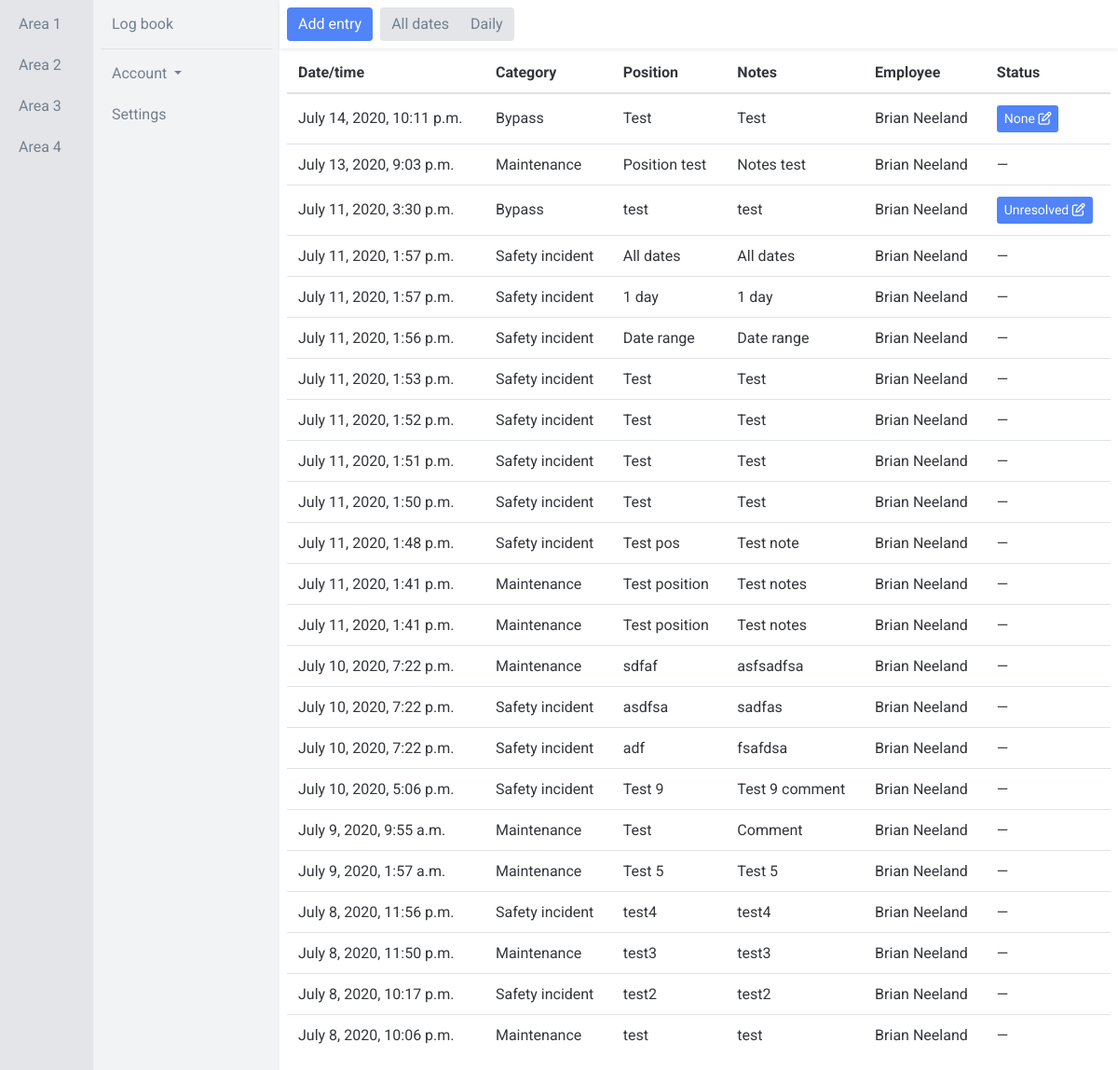
Before: /app/area-1/log-1 (signed in) with the older database file.
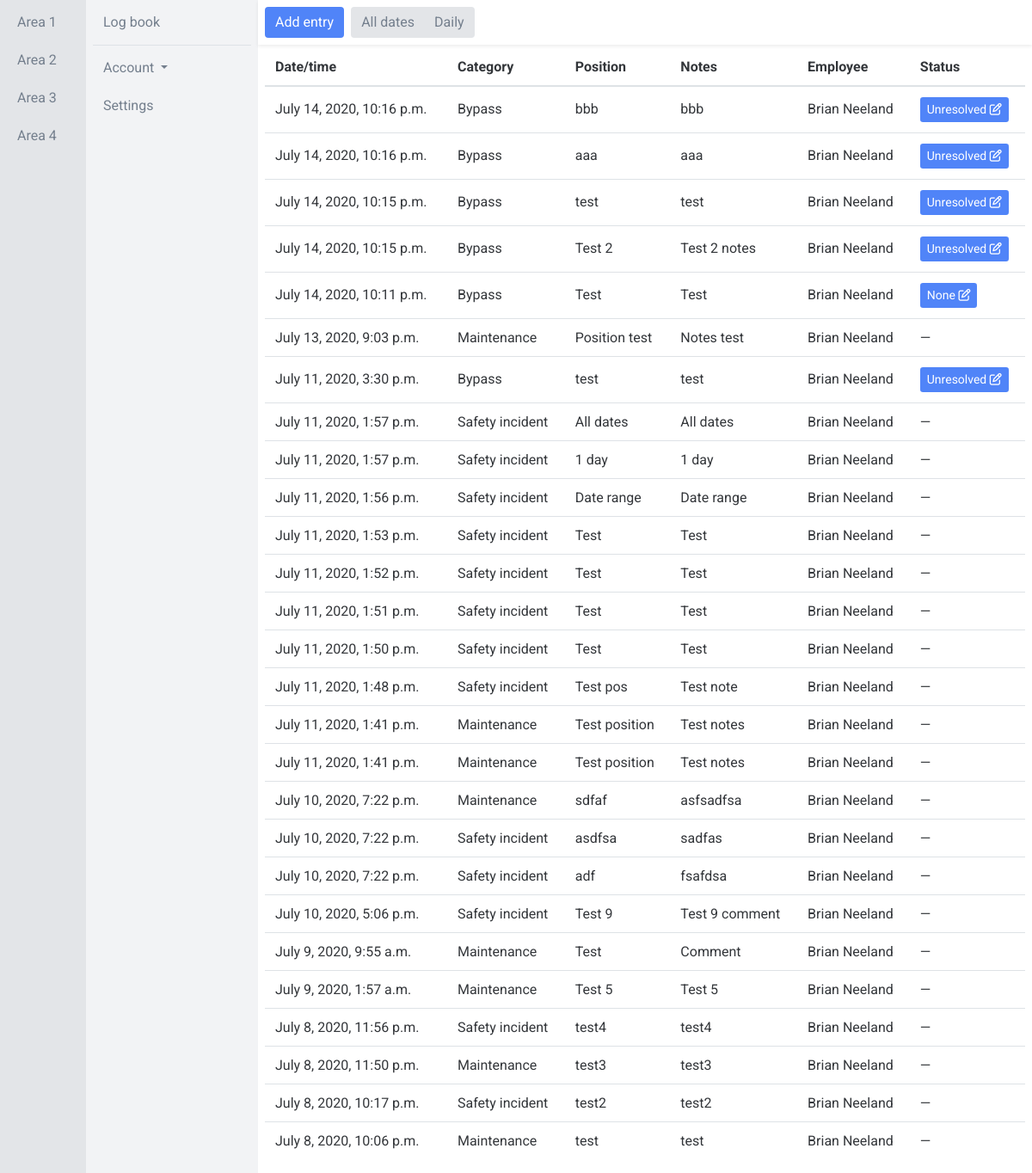
After: the same page with the newer database file.
### app/models.py (models this page shows, shortened)
class Area(models.Model):
    name = models.CharField(max_length=50)
    def __str__(self):
        return self.name

class Log(models.Model):
    area = models.ForeignKey(Area, on_delete=models.CASCADE)
    name = models.CharField(max_length=50)
    fields = models.ManyToManyField(Field, blank=True)
    unit_lead_acknowledgement_fields = models.ManyToManyField(AcknowledgementField, blank=True, related_name='unit_lead_acknowledgement_fields')
    superintendent_acknowledgement_fields = models.ManyToManyField(AcknowledgementField, blank=True, related_name='superintendent_acknowledgement_fields')
    engineering_acknowledgement_fields = models.ManyToManyField(AcknowledgementField, blank=True, related_name='engineering_acknowledgement_fields')
    new_shift_acknowledgement_fields = models.ManyToManyField(AcknowledgementField, blank=True, related_name='new_shift_acknowledgement_fields')
    def __str__(self):
        return self.name

class Field(models.Model):
    name = models.CharField(max_length=50)
    FIELD_BANK = (
        ('CF1', 'Short text field 1'),
        ('CF2', 'Short text field 2'),
        ('CF3', 'Short text field 3'),
        ('CF4', 'Short text field 4'),
        ('CF5', 'Short text field 5'),
        ('CF6', 'Short text field 6'),
        ('CF7', 'Short text field 7'),
        ('CF8', 'Short text field 8'),
        ('CF9', 'Short text field 9'),
        ('CF10', 'Short text field 10'),
        ('TF1', 'Long text field 1'),
        ('TF2', 'Long text field 2'),
        ('TF3', 'Long text field 3'),
        ('TF4', 'Long text field 4'),
        ('TF5', 'Long text field 5'),
        ('IF1', 'Integer field 1'),
        ('IF2', 'Integer field 2'),
        ('IF3', 'Integer field 3'),
        ('IF4', 'Integer field 4'),
        ('IF5', 'Integer field 5'),
        ('FF1', 'Floating point number field 1'),
        ('FF2', 'Floating point number field 2'),
        ('FF3', 'Floating point number field 3'),
        ('FF4', 'Floating point number field 4'),
        ('FF5', 'Floating point number field 5'),
    )
    type = models.CharField(max_length=5, choices=FIELD_BANK, default=None, blank=True, null=True)

class Entry(models.Model):
    STATUS_BANK = (
        ('UR', 'Unresolved'),
        ('IP', 'In progress'),
        ('RE', 'Resolved'),
    )
    log = models.ForeignKey(Log, on_delete=models.CASCADE)
    user = models.ForeignKey(settings.AUTH_USER_MODEL, on_delete=models.CASCADE)
    category = models.ForeignKey(Category, on_delete=models.CASCADE, blank=True, null=True)
    status = models.CharField(max_length=2, choices=STATUS_BANK, default='None', blank=True, null=True)
    created_at = models.DateTimeField(auto_now_add=True)
    CF1 = models.CharField(max_length=50, blank=True, null=True)
    CF2 = models.CharField(max_length=50, blank=True, null=True)
    CF3 = models.CharField(max_length=50, blank=True, null=True)
    CF4 = models.CharField(max_length=50, blank=True, null=True)
    CF5 = models.CharField(max_length=50, blank=True, null=True)
    CF6 = models.CharField(max_length=50, blank=True, null=True)
    CF7 = models.CharField(max_length=50, blank=True, null=True)
    CF8 = models.CharField(max_length=50, blank=True, null=True)
    CF9 = models.CharField(max_length=50, blank=True, null=True)
    CF10 = models.CharField(max_length=50, blank=True, null=True)
    TF1 = models.TextField(blank=True, null=True)
    TF2 = models.TextField(blank=True, null=True)
    TF3 = models.TextField(blank=True, null=True)
    TF4 = models.TextField(blank=True, null=True)
    TF5 = models.TextField(blank=True, null=True)
    IF1 = models.IntegerField(blank=True, null=True)
    IF2 = models.IntegerField(blank=True, null=True)
    IF3 = models.IntegerField(blank=True, null=True)
    IF4 = models.IntegerField(blank=True, null=True)
    IF5 = models.IntegerField(blank=True, null=True)
    FF1 = models.FloatField(blank=True, null=True)
    FF2 = models.FloatField(blank=True, null=True)
    FF3 = models.FloatField(blank=True, null=True)
    FF4 = models.FloatField(blank=True, null=True)
    FF5 = models.FloatField(blank=True, null=True)
    class Meta:
        verbose_name_plural = "entries"

class Category(models.Model):
    name = models.CharField(max_length=50)
    is_tracked = models.BooleanField()
    def __str__(self):
        return self.name
    class Meta:
        verbose_name_plural = "categories"

### users/models.py (models this page shows, shortened)
class CustomUser(AbstractBaseUser, PermissionsMixin):
    email = models.EmailField(unique=True)
    first_name = models.CharField(max_length=50, null=True, blank=True)
    last_name = models.CharField(max_length=50, null=True, blank=True)
    is_active = models.BooleanField(default=True)
    is_staff = models.BooleanField(default=False)
    objects = CustomUserManager()
    USERNAME_FIELD = 'email'
    REQUIRED_FIELDS = ['first_name', 'last_name',]

### app/views.py (the view, shortened to what this page needs)
# urls.py: path('area-<int:area_pk>/log-<int:log_pk>', views.Log.as_view(), name='log', kwargs={'acknowledgements': False}),
class Log(LoginRequiredMixin, PermissionRequiredMixin, AreasMixin, LogsMixin, CreateView):
    login_url = "login"
    permission_required = 'app.add_entry'
    model = models.Entry
    template_name = "app/log.html"
    form_class = forms.CreateEntryForm
    def get_context_data(self, **kwargs):
        context = super().get_context_data(**kwargs)
        area_pk = self.kwargs['area_pk']
        area = models.Area.objects.get(pk=area_pk)
        context['area'] = area
        log_pk = self.kwargs['log_pk']
        log = models.Log.objects.get(pk=log_pk)
        context['log'] = log
        context['fields'] = log.fields.all()
        context['unit_lead_acknowledgement_fields'] = log.unit_lead_acknowledgement_fields.all()
        context['superintendent_acknowledgement_fields'] = log.superintendent_acknowledgement_fields.all()
        context['engineering_acknowledgement_fields'] = log.engineering_acknowledgement_fields.all()
        context['new_shift_acknowledgement_fields'] = log.new_shift_acknowledgement_fields.all()
        entries = models.Entry.objects.filter(log=log).order_by('-created_at')
        acknowledgements = models.Acknowledgement.objects.filter(log=log).order_by('-created_at')
        url_name = resolve(self.request.path_info).url_name
        context['url_name'] = url_name
        context['entries'] = entries
        context['unit_lead_acknowledgements'] = acknowledgements.filter(group__name="Unit lead")
        context['superintendent_acknowledgements'] = acknowledgements.filter(group__name="Superintendent")
        context['engineering_acknowledgements'] = acknowledgements.filter(group__name="Engineering")
        context['new_shift_acknowledgements'] = acknowledgements.filter(group__name="Operator")
        return context
    def get_form_kwargs(self):
        kwargs = super().get_form_kwargs()
        kwargs.update({
            'user': self.request.user,
            'log_pk': self.kwargs['log_pk'],
        })
        return kwargs

### app/templatetags/templatetags.py (called while the page is built)
@register.filter
def get_object_attribute(object, attribute):
    return getattr(object, attribute)

### app/views.py (called while the page is built)
    def get_context_data(self, **kwargs):
        context = super(AreasMixin, self).get_context_data(**kwargs)
        areas = models.Area.objects.all()
        context['areas'] = areas
        return context

    def get_context_data(self, **kwargs):
        context = super(LogsMixin, self).get_context_data(**kwargs)
        area_pk = self.kwargs['area_pk']
        logs = models.Log.objects.filter(area=area_pk)
        context['logs'] = logs
        return context

### app/templates/app/log.html (shortened to what this page needs)
<td class="align-text-bottom">{% extends 'app/base.html' %}
{% load static %}
{% load templatetags %}
{% load crispy_forms_tags %}
{% block content %}
<div class="container-fluid">
  <div class="row">
        <div class="col-1 col-area p-2 fixed-top overflow-auto h-100">
          {% for area in areas %}
            <a href="{% url 'app:area' area.pk %}" class="btn btn-link btn-block sidebarnav" role="button">{{ area }}</a>
          {% empty %}
            No areas to display
          {% endfor %}
        </div>
        <div class="col-2 col-log p-2 offset-1 fixed-top overflow-auto h-100">
          {% for log in logs %}
            <a href="{% url 'app:log' log.area.pk log.pk %}" class="btn btn-link btn-block sidebarnav" role="button">{{ log }}</a>
          {% empty %}
            No logs to display
          {% endfor %}
          <div class="border-top mt-2">
            <div class="btn-group dropdown btn-block">
              <button type="button" class="btn btn-link dropdown-toggle mt-2 sidebarnav" data-toggle="dropdown" aria-haspopup="true" aria-expanded="false">
                Account
              </button>
            </div>
            <a href="#" class="btn btn-link btn-block sidebarnav" role="button">Settings</a>
          </div>
        </div>
    <div class="col-9 col-entry offset-3 fixed-top">
      <div class="row p-2 shadow-sm">
          <div>
            <button type="button" class="btn btn-primary" data-toggle="modal" data-target="#add_entry">Add entry</button>
          </div>
          <div class="pl-2">
            <div class="btn-group" role="group" aria-label="Basic example">
              <a type="button" class="btn btn-secondary" href="{% url 'app:log' area.pk log.pk %}">All dates</a>
              {% now "Y" as current_year %}
              {% now "m" as current_month %}
              {% now "d" as current_day %}
              <a type="button" class="btn btn-secondary" href="{% url 'app:log_daily' area.pk log.pk current_year current_month current_day %}">Daily</a>
            </div>
          </div>
          <div class="pl-2">
          </div>
      </div>
    </div>
    <div class="col-9 col-entry pt-5 ml-auto">
      <div class="row pt-2">
        <div class="col px-2">
          <table class="table" id="myTable">
            <thead>
              <tr>
                <th scope="col">Date/time</th>
                <th scope="col">Category</th>
                {% for field in fields %}
                  <th scope="col">{{ field.name }}</th>
                {% endfor %}
                <th scope="col">Employee</th>
                <th scope="col">Status</th>
              </tr>
            </thead>
            <tbody>
              {% for entry in entries %}
                <tr id="table_rows">
                    <td class="align-text-bottom">{{ entry.created_at }}</td>
                    <td class="align-text-bottom">{{ entry.category }}</td>
                    {% for field in fields %}
                      <td class="align-text-bottom">{{ entry|get_object_attribute:field.type }}</td>
                    {% endfor %}
                    <td class="align-text-bottom">{{ entry.user.first_name }} {{ entry.user.last_name }}</td>
                    <td class="align-text-bottom">
                      {% if entry.category.is_tracked %}
                        <button type="button" class="btn btn-primary btn-sm" data-toggle="modal" data-target="#change_status">{{ entry.get_status_display }} <i class="far fa-edit"></i></button>
                      {% else %}
                        &mdash;
                      {% endif %}
                    </td>
                </tr>
              {% empty %}
                <tr id="table_rows">
                  <td class="align-text-bottom">No entries to display for the date selected</td>
                </tr>
              {% endfor %}
            </tbody>
          </table>
        </div>
      </div>
    </div>
  </div>
</div>
{% endblock %}

### app/templates/app/base.html (shortened to what this page needs)
{% load static %}
<!DOCTYPE html>
<html lang="en" dir="ltr">
  <head>
    <link rel="stylesheet" href="https://stackpath.bootstrapcdn.com/bootstrap/4.5.0/css/bootstrap.min.css">
    <link rel="stylesheet" type="text/css" href="{% static 'app/style.css' %}">
  </head>
  <body>
    {% block content %}
    {% endblock %}
  </body>
</html>

### app/static/app/style.css (style rules this page uses)
:root { --tidy-blue-dark: #5084F8; --tidy-blue-light: #6190F8; --tidy-green: #43B581; --tidy-black: #33363A; --tidy-grey4: #4F5660; --tidy-grey3: #747F8D; --tidy-grey2: #E3E5E8; --tidy-grey1: #F2F3F5; }
html, body { height: 100%; }
body { font-family: 'Roboto', sans-serif; color: var(--tidy-black); }
.col-area { background: var(--tidy-grey2); color: var(--tidy-grey3); }
.col-area a, .col-area button { color: var(--tidy-grey3); text-align: left; }
.col-log { background: var(--tidy-grey1); color: var(--tidy-grey3); }
.col-log a, .col-log button { color: var(--tidy-grey3); text-align: left; }
.col-entry { background: white; }
a, .btn-link { color: var(--tidy-blue-dark); }
.btn { border: none; }
.btn-primary { background: var(--tidy-blue-dark); }
.btn-secondary { background: var(--tidy-grey2); color: var(--tidy-grey3); }
.table { color: var(--tidy-black); }
.table th { border-top: 0; }

Changed rows visible on the page:
added Entry: created_at "July 14, 2020, 10:16 p.m.", category "Bypass", user.first_name "Brian", user.last_name "Neeland", status "Unresolved", Field (type.CF1 "bbb"), Field (type.TF1 "bbb")
added Entry: created_at "July 14, 2020, 10:16 p.m.", category "Bypass", user.first_name "Brian", user.last_name "Neeland", status "Unresolved", Field (type.CF1 "aaa"), Field (type.TF1 "aaa")
added Entry: created_at "July 14, 2020, 10:15 p.m.", category "Bypass", user.first_name "Brian", user.last_name "Neeland", status "Unresolved", Field (type.CF1 "test"), Field (type.TF1 "test")
added Entry: created_at "July 14, 2020, 10:15 p.m.", category "Bypass", user.first_name "Brian", user.last_name "Neeland", status "Unresolved", Field (type.CF1 "Test 2"), Field (type.TF1 "Test 2 notes")
